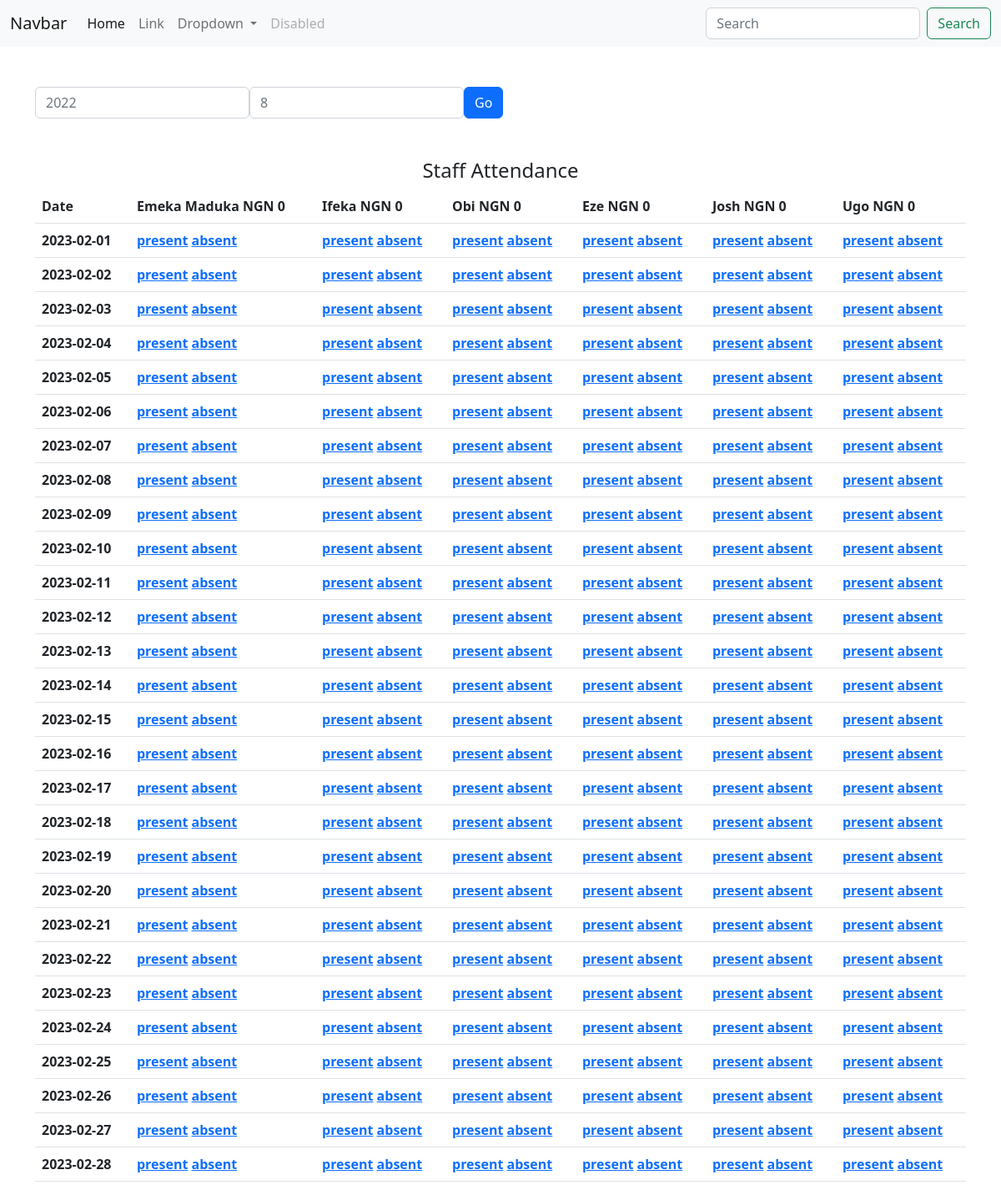
The page / on the database its author committed.
### tables this page shows
CREATE TABLE `staffs` (
  `id` int(11) DEFAULT NULL,
  `name` varchar(200) DEFAULT NULL,
  `email` varchar(200) DEFAULT NULL
);

### core/Helpers.php (called while the page is built, shortened)
<?php
class Helpers{
    function get_weekdays_in_month($month, $year)
    {
        $num_of_days = date("t", strtotime("$year-$month-01"));
        $sundays = 0;
        for ($i = 1; $i <= $num_of_days; $i++) {
            $date = "$year-$month-$i";
            $day_of_week = date("l", strtotime($date));
            if ($day_of_week == "Sunday") {
                $sundays++;
            }
        }
        return $num_of_days - $sundays;
    }
    public function marked_type($dbconn, $date, $user_id)
    {
            $user_id = intval($user_id);
            $query = "SELECT * FROM attendacne WHERE staff_id = ".$user_id." AND DATE(date_) = '".$date."'";
            $result = $dbconn->query($query);
            if (mysqli_num_rows($result) > 0) {
                $cols = $result->fetch_assoc();
                return $cols['attendance'];
            } else{
                return 'not_marked';
            }
        }
}

### index.php (the view, shortened to what this page needs)
<!doctype html>
<?php
include('core/db.php');
include('core/Helpers.php');
$helper = new Helpers();
$query = "SELECT * FROM `staffs`;";
$month = 2;
$year = 2023;
$result = $conn->query($query);
$result = $result->fetch_all();
  function calculate_salar($dbconn, $user_id, $year, $month){
   $helper = new Helpers();
    $workdays = $helper->get_weekdays_in_month($month, $year);
    $daily_pay = 10000/$workdays;
    $query = "SELECT * FROM attendacne WHERE staff_id = $user_id AND  attendance = 'present' AND YEAR(date_) = $year AND MONTH(date_) = $month";
    $result = $dbconn->query($query);
      $number_of_presents = null;
      if (mysqli_num_rows($result) > 0) {
        while ($row = mysqli_fetch_assoc($result)) {
            $number_of_presents = mysqli_num_rows($result);
        }
      } else {
        $number_of_presents = 0;
      }
      $monthly_pay = $daily_pay * $number_of_presents;
      return round($monthly_pay, 2);
  }
?>
<html lang="en">
  <head>
    <link href="https://cdn.jsdelivr.net/npm/bootstrap@5.2.3/dist/css/bootstrap.min.css" rel="stylesheet">
    <link rel="stylesheet" href="static_asset/css/style.css">
  </head>
  <body>
    <header>
        <nav class="navbar navbar-expand-lg bg-light">
            <div class="container-fluid">
              <a class="navbar-brand" href="#">Navbar</a>
              <div class="collapse navbar-collapse" id="navbarSupportedContent">
                <ul class="navbar-nav me-auto mb-2 mb-lg-0">
                  <li class="nav-item">
                    <a class="nav-link active" aria-current="page" href="#">Home</a>
                  </li>
                  <li class="nav-item">
                    <a class="nav-link" href="#">Link</a>
                  </li>
                  <li class="nav-item dropdown">
                    <a class="nav-link dropdown-toggle" href="#" role="button" data-bs-toggle="dropdown" aria-expanded="false">
                      Dropdown
                    </a>
                  </li>
                  <li class="nav-item">
                    <a class="nav-link disabled">Disabled</a>
                  </li>
                </ul>
                <form class="d-flex" role="search">
                  <input class="form-control me-2" type="search" placeholder="Search" aria-label="Search">
                  <button class="btn btn-outline-success" type="submit">Search</button>
                </form>
              </div>
            </div>
          </nav>
    </header>
    <main class="container">
      <form action="" method="get">
        <div class="form-group">
          <input type="year" placeholder="2022" class="form-control" name="year">
        </div>
        <div class="form-group">
          <input type="text" name="month" placeholder="8" class="form-control">
        </div>
        <div class="form-group">
          <button class="btn btn-primary">Go</button>
        </div>
      </form>
        <div class="table-responsive mt-5">
            <table class="table">
              <thead>
                <h4 class="text-center">Staff Attendance</h4>
              </thead>
                <thead>
                  <tr>
                    <th scope="col">Date</th>
                    <?php
                      foreach($result as $r){
                          echo '<th scope="col">'.$r[1].' ';
                          echo 'NGN '.calculate_salar($conn, $r[0], 2023, 2);
                          echo '</th>';
                      }
                    ?>
                  </tr>
                </thead>
                <tbody>
                 <?Php
                    $list=array();
                    for($d=1; $d<=31; $d++)
                    {
                        $time=mktime(12, 0, 0, $month, $d, $year);
                        if (date('m', $time)==$month)
                            $list[]=date('Y-m-d', $time);
                    }
                    foreach($list as $l){
                     echo  '<tr>';
                      echo '<th scope="row">'.$l.'</th>';
                        foreach($result as $r){
                          if($helper->marked_type($conn, $l, $r[0]) == 'present'){
                            echo '<th class='.'marked'.'>
                              <a class='.'present'.'  href=core/mark.php/'.$r[0].'/'.$l.'/present'.'> present<a/>
                              <a  href=core/mark.php/'.$r[0].'/'.$l.'/present'.'> absent<a/>
                              </th>';
                          }elseif($helper->marked_type($conn, $l, $r[0]) == 'absent'){
                            echo '<th  class='.'absent'.' style='.'background-color:red !important;'.'>
                                <a  href=core/mark.php/'.$r[0].'/'.$l.'/present'.'>present<a/>
                                <a   href=core/mark.php/'.$r[0].'/'.$l.'/absent'.'>absent<a/>
                              </th>';
                          }
                          else{
                            echo '<th  class='.'not'.'>
                            <a  href=core/mark.php/'.$r[0].'/'.$l.'/present'.'>present<a/>
                            <a   href=core/mark.php/'.$r[0].'/'.$l.'/absent'.'>absent<a/>
                          </th>';
                          }
                        }
                      echo '</tr>';
                    }
                 ?>
                </tbody>
              </table>
        </div>
    </main>
  </body>
</html>

### static_asset/css/style.css (style rules this page uses)
form { display: flex; flex-direction: row; }
a { text-align: none !important; }
.not { background-color: rgb(153, 153, 244); }

### rows shown on the page
staffs: name "Emeka Maduka", r "0"
staffs: name "Ifeka", r "0"
staffs: name "Obi", r "0"
staffs: name "Eze", r "0"
staffs: name "Josh", r "0"
staffs: name "Ugo", r "0"

### other values the page prints
$l "2023-02-01"
$l "2023-02-02"
$l "2023-02-03"
$l "2023-02-04"
$l "2023-02-05"
$l "2023-02-06"
$l "2023-02-07"
$l "2023-02-08"
$l "2023-02-09"
$l "2023-02-10"
$l "2023-02-11"
$l "2023-02-12"
$l "2023-02-13"
$l "2023-02-14"
$l "2023-02-15"
